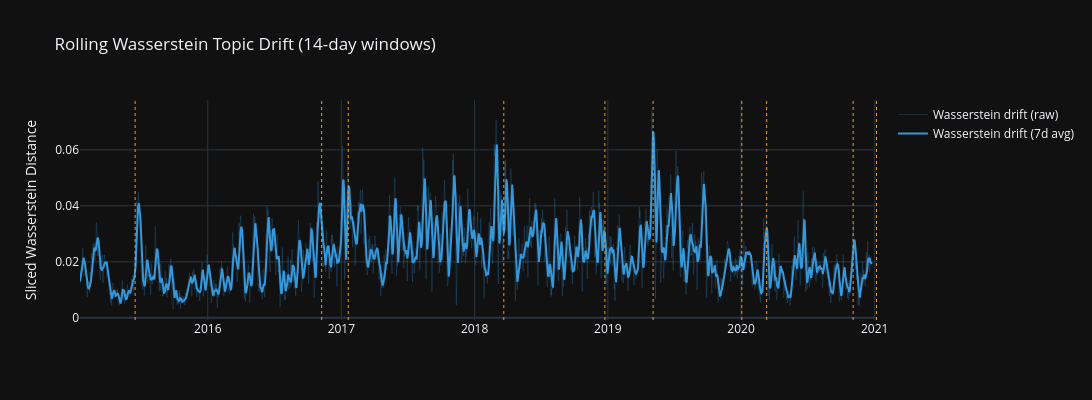

Notebook code for this chart:
### Code cell
# ── 6d. Rolling Wasserstein drift on anchor-projected trajectory ──
# Treat the 6 anchor distances as a "distribution" over topics (after softmax)
# and compute rolling Wasserstein drift between consecutive windows

def softmax(x):
    """Convert distances to distribution (invert so closer = higher weight)."""
    inv = 1.0 - np.array(x)  # closer anchor -> higher value
    inv = np.clip(inv, 0, None)
    e = np.exp(inv - np.max(inv))
    return (e / e.sum()).tolist()

# We need anchor centroids for Wasserstein (using the anchor_list as positions in R^D)
ROLLING_W = 14  # 14-day windows

wasserstein_dates = []
wasserstein_drifts = []

for i in range(ROLLING_W, len(projected) - ROLLING_W):
    window_a = projected[i - ROLLING_W:i]
    window_b = projected[i:i + ROLLING_W]

    # Average anchor distances in each window -> softmax -> distribution
    dists_a = np.mean([d for _, d in window_a], axis=0)
    dists_b = np.mean([d for _, d in window_b], axis=0)

    dist_a_soft = softmax(dists_a)
    dist_b_soft = softmax(dists_b)

    # Sliced Wasserstein drift using anchor vectors as centroids
    w_drift = cvx.wasserstein_drift(
        [float(x) for x in dist_a_soft],
        [float(x) for x in dist_b_soft],
        anchor_list,
        n_projections=50,
    )
    wasserstein_dates.append(ts_to_date(projected[i][0]))
    wasserstein_drifts.append(w_drift)

df_wass = pd.DataFrame({'date': wasserstein_dates, 'wasserstein': wasserstein_drifts})
df_wass = df_wass.set_index('date')
df_wass['wass_7d'] = df_wass['wasserstein'].rolling(7, min_periods=1).mean()

fig = go.Figure()
fig.add_trace(go.Scatter(
    x=df_wass.index, y=df_wass['wasserstein'],
    mode='lines', line=dict(color=C_TWEET, width=0.5), opacity=0.4,
    name='Wasserstein drift (raw)',
))
fig.add_trace(go.Scatter(
    x=df_wass.index, y=df_wass['wass_7d'],
    mode='lines', line=dict(color=C_TWEET, width=2),
    name='Wasserstein drift (7d avg)',
))

for event_date, event_name in KEY_EVENTS.items():
    fig.add_vline(x=pd.Timestamp(event_date), line=dict(color=C_EVENT, width=1, dash='dot'))

fig.update_layout(
    title='Rolling Wasserstein Topic Drift (14-day windows)',
    yaxis_title='Sliced Wasserstein Distance',
    height=400, width=1100, template=TEMPLATE,
)
fig.show()

### Figure 1 — Plotly figure (JSON) as saved in the notebook; plotly's stock layout.template omitted (floating-point values rounded to 4 significant figures; data arrays with more than 128 entries replaced by an {"elided": "..."} marker saying what was removed)
{"data": [{"line": {"color": "#3498db", "width": 0.5}, "mode": "lines", "name": "Wasserstein drift (raw)", "opacity": 0.4, "type": "scatter", "x": {"elided": "2148 str values"}, "y": {"elided": "2148 float values"}}, {"line": {"color": "#3498db", "width": 2}, "mode": "lines", "name": "Wasserstein drift (7d avg)", "type": "scatter", "x": {"elided": "2148 str values"}, "y": {"elided": "2148 float values"}}], "layout": {"height": 400, "shapes": [{"line": {"color": "#f39c12", "dash": "dot", "width": 1}, "type": "line", "x0": "2015-06-16T00:00:00", "x1": "2015-06-16T00:00:00", "xref": "x", "y0": 0, "y1": 1, "yref": "y domain"}, {"line": {"color": "#f39c12", "dash": "dot", "width": 1}, "type": "line", "x0": "2016-11-08T00:00:00", "x1": "2016-11-08T00:00:00", "xref": "x", "y0": 0, "y1": 1, "yref": "y domain"}, {"line": {"color": "#f39c12", "dash": "dot", "width": 1}, "type": "line", "x0": "2017-01-20T00:00:00", "x1": "2017-01-20T00:00:00", "xref": "x", "y0": 0, "y1": 1, "yref": "y domain"}, {"line": {"color": "#f39c12", "dash": "dot", "width": 1}, "type": "line", "x0": "2018-03-22T00:00:00", "x1": "2018-03-22T00:00:00", "xref": "x", "y0": 0, "y1": 1, "yref": "y domain"}, {"line": {"color": "#f39c12", "dash": "dot", "width": 1}, "type": "line", "x0": "2018-12-24T00:00:00", "x1": "2018-12-24T00:00:00", "xref": "x", "y0": 0, "y1": 1, "yref": "y domain"}, {"line": {"color": "#f39c12", "dash": "dot", "width": 1}, "type": "line", "x0": "2019-05-05T00:00:00", "x1": "2019-05-05T00:00:00", "xref": "x", "y0": 0, "y1": 1, "yref": "y domain"}, {"line": {"color": "#f39c12", "dash": "dot", "width": 1}, "type": "line", "x0": "2020-01-03T00:00:00", "x1": "2020-01-03T00:00:00", "xref": "x", "y0": 0, "y1": 1, "yref": "y domain"}, {"line": {"color": "#f39c12", "dash": "dot", "width": 1}, "type": "line", "x0": "2020-03-11T00:00:00", "x1": "2020-03-11T00:00:00", "xref": "x", "y0": 0, "y1": 1, "yref": "y domain"}, {"line": {"color": "#f39c12", "dash": "dot", "width": 1}, "type": "line", "x0": "2020-11-03T00:00:00", "x1": "2020-11-03T00:00:00", "xref": "x", "y0": 0, "y1": 1, "yref": "y domain"}, {"line": {"color": "#f39c12", "dash": "dot", "width": 1}, "type": "line", "x0": "2021-01-06T00:00:00", "x1": "2021-01-06T00:00:00", "xref": "x", "y0": 0, "y1": 1, "yref": "y domain"}], "title": {"text": "Rolling Wasserstein Topic Drift (14-day windows)"}, "width": 1100, "yaxis": {"title": {"text": "Sliced Wasserstein Distance"}}}}
